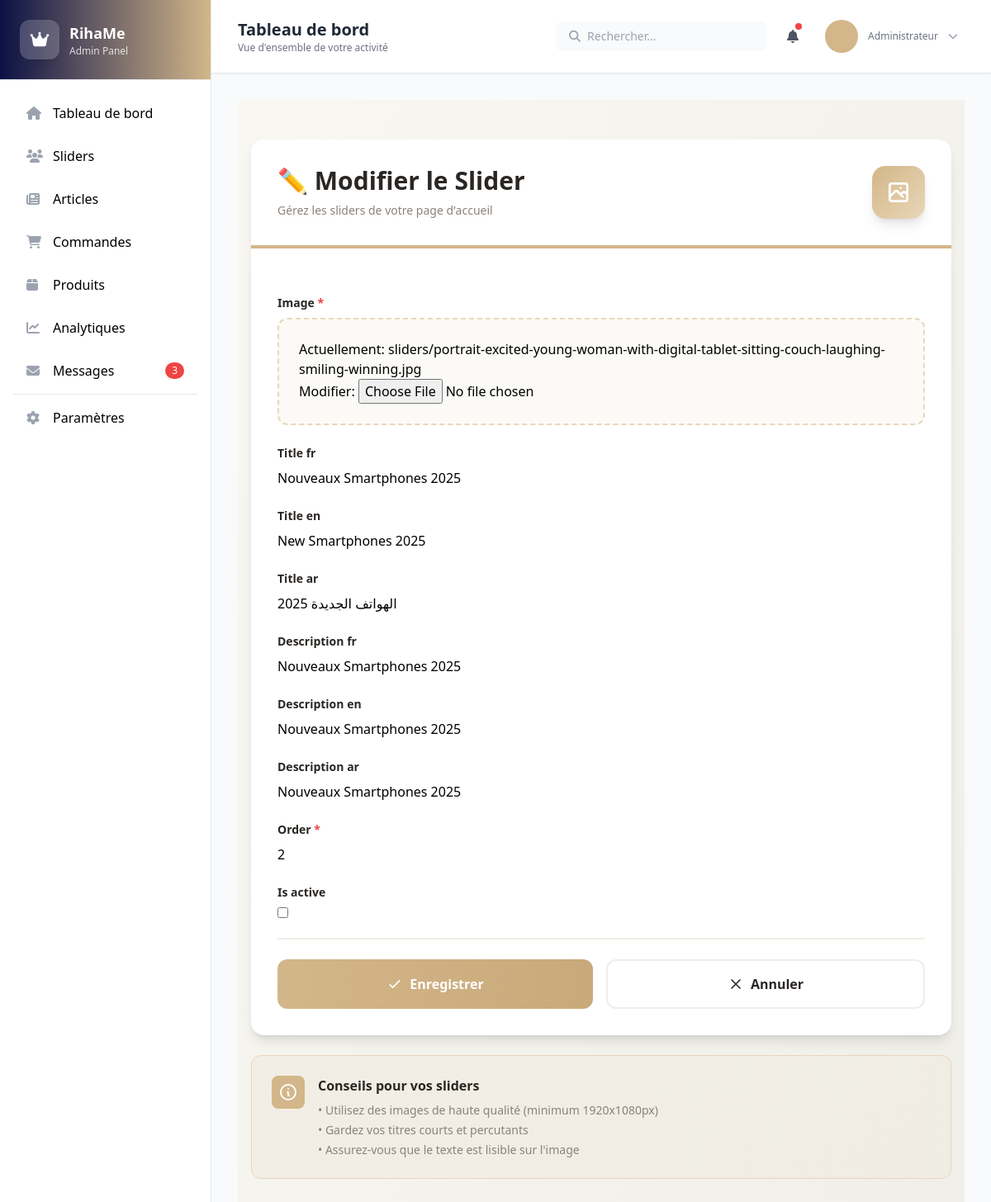
Screenshot of /fr/adminpanel/sliders/2/edit/ with the database file from the repository.
### adminpanel/models.py (models this page shows, shortened)
class Slider(models.Model):
    image = models.ImageField(upload_to='sliders/')
    title_fr = models.CharField(max_length=255, blank=True, null=True)
    title_en = models.CharField(max_length=255, blank=True, null=True)
    title_ar = models.CharField(max_length=255, blank=True, null=True)
    description_fr = RichTextUploadingField(blank=True, null=True)
    description_en = RichTextUploadingField(blank=True, null=True)
    description_ar = RichTextUploadingField(blank=True, null=True)
    order = models.PositiveIntegerField(default=0)
    is_active = models.BooleanField(default=True)
    created_at = models.DateTimeField(auto_now_add=True)

### adminpanel/views.py (the view)
# urls.py: path("sliders/<int:pk>/edit/", views.slider_edit, name="slider_edit"),
def slider_edit(request, pk):
    slider = get_object_or_404(Slider, pk=pk)
    form = SliderForm(request.POST or None, request.FILES or None, instance=slider)
    if form.is_valid():
        form.save()
        return redirect("adminpanel:slider_list")
    return render(request, "adminpanel/sliders/slider_form.html", {"form": form, "slider": slider})

### adminpanel/forms.py
class SliderForm(forms.ModelForm):
    description_fr = forms.CharField(widget=CKEditorUploadingWidget(), required=False)
    description_en = forms.CharField(widget=CKEditorUploadingWidget(), required=False)
    description_ar = forms.CharField(widget=CKEditorUploadingWidget(), required=False)
    class Meta:
        model = Slider
        fields = [
            'image',
            'title_fr', 'title_en', 'title_ar',
            'description_fr', 'description_en', 'description_ar',
            'order', 'is_active'
        ]

### store/context_processors.py (called while the page is built)
def language_code(request):
    return {
        'LANGUAGE_CODE': get_language()
    }

### adminpanel/templates/adminpanel/sliders/slider_form.html (shortened to what this page needs)
{% extends 'adminpanel/base.html' %}
{% load i18n %}
{% block content %}
<div class="min-h-screen bg-gradient-to-br from-[#F8F7F2] to-[#EFEDE7] py-12 px-4">
    <div class="max-w-4xl mx-auto">
        <div class="bg-white rounded-t-2xl shadow-lg border-b-4 border-[#D3B689] p-8">
            <div class="flex items-center justify-between">
                <div>
                    <h1 class="text-3xl font-bold text-[#2A2623] mb-2">
                        {% if slider %}
                            <span class="text-[#D3B689]">✏️</span> {% trans "Modifier le Slider" %}
                        {% else %}
                            <span class="text-[#D3B689]">➕</span> {% trans "Nouveau Slider" %}
                        {% endif %}
                    </h1>
                    <p class="text-[#8A837B] text-sm">
                        {% trans "Gérez les sliders de votre page d'accueil" %}
                    </p>
                </div>
                <div class="hidden md:block">
                    <div class="w-16 h-16 bg-gradient-to-br from-[#D3B689] to-[#E8D7B8] rounded-2xl flex items-center justify-center shadow-lg">
                    </div>
                </div>
            </div>
        </div>
        <div class="bg-white rounded-b-2xl shadow-lg p-8">
            <form method="post" enctype="multipart/form-data" class="space-y-6">
                <div class="space-y-6">
                    {% for field in form %}
                    <div class="form-group">
                        <label for="{{ field.id_for_label }}" class="block text-sm font-semibold text-[#2A2623] mb-2">
                            {{ field.label }}
                            {% if field.field.required %}
                                <span class="text-red-500">*</span>
                            {% endif %}
                        </label>
                        {% if field.name == 'is_active' %}
                            <div class="flex items-center">
                                {{ field }}
                            </div>
                        {% elif 'image' in field.name or 'file' in field.name %}
                            <div class="border-2 border-dashed border-[#E8D7B8] rounded-xl p-6 bg-[#FBFAF7] hover:border-[#D3B689] transition-colors">
                                {{ field }}
                            </div>
                        {% elif 'description' in field.name or 'content' in field.name or 'text' in field.name %}
                            {{ field }}
                        {% else %}
                            {{ field }}
                        {% endif %}
                    </div>
                    {% endfor %}
                </div>
                <div class="flex flex-col sm:flex-row gap-4 pt-6 border-t-2 border-[#EFEDE7]">
                    <button
                        type="submit"
                        class="flex-1 bg-gradient-to-r from-[#D3B689] to-[#C9A97A] text-white font-semibold px-8 py-4 rounded-xl hover:shadow-lg transform hover:-translate-y-0.5 transition-all duration-200 flex items-center justify-center gap-2"
                    >
                        <svg class="w-5 h-5" fill="none" stroke="currentColor" viewBox="0 0 24 24">
                            <path stroke-linecap="round" stroke-linejoin="round" stroke-width="2" d="M5 13l4 4L19 7" />
                        </svg>
                        {% trans "Enregistrer" %}
                    </button>
                    <a
                        href="{% url 'adminpanel:slider_list' %}"
                        class="flex-1 bg-white border-2 border-[#EFEDE7] text-[#2A2623] font-semibold px-8 py-4 rounded-xl hover:bg-[#FBFAF7] hover:border-[#D3B689] transition-all duration-200 flex items-center justify-center gap-2"
                    >
                        <svg class="w-5 h-5" fill="none" stroke="currentColor" viewBox="0 0 24 24">
                            <path stroke-linecap="round" stroke-linejoin="round" stroke-width="2" d="M6 18L18 6M6 6l12 12" />
                        </svg>
                        {% trans "Annuler" %}
                    </a>
                </div>
            </form>
        </div>
        <div class="mt-6 bg-gradient-to-r from-[#D3B689]/10 to-[#E8D7B8]/10 rounded-xl p-6 border border-[#E8D7B8]">
            <div class="flex items-start gap-4">
                <div class="flex-shrink-0 w-10 h-10 bg-[#D3B689] rounded-lg flex items-center justify-center">
                    <svg class="w-6 h-6 text-white" fill="none" stroke="currentColor" viewBox="0 0 24 24">
                        <path stroke-linecap="round" stroke-linejoin="round" stroke-width="2" d="M13 16h-1v-4h-1m1-4h.01M21 12a9 9 0 11-18 0 9 9 0 0118 0z" />
                    </svg>
                </div>
                <div>
                    <h3 class="font-semibold text-[#2A2623] mb-2">{% trans "Conseils pour vos sliders" %}</h3>
                    <ul class="text-sm text-[#8A837B] space-y-1">
                        <li>• {% trans "Utilisez des images de haute qualité (minimum 1920x1080px)" %}</li>
                        <li>• {% trans "Gardez vos titres courts et percutants" %}</li>
                        <li>• {% trans "Assurez-vous que le texte est lisible sur l'image" %}</li>
                    </ul>
                </div>
            </div>
        </div>
    </div>
</div>
{% endblock %}

### adminpanel/templates/adminpanel/base.html (shortened to what this page needs)
{% load i18n static %}
<!doctype html>
{% get_current_language as LANGUAGE_CODE %}
<html lang="{{ LANGUAGE_CODE }}" dir="{% if LANGUAGE_CODE == 'ar' %}rtl{% else %}ltr{% endif %}">
<head>
<script src="https://cdn.tailwindcss.com"></script>
<link rel="stylesheet" href="https://cdnjs.cloudflare.com/ajax/libs/font-awesome/6.4.0/css/all.min.css">
</head>
<body class="min-h-screen bg-gray-50">
<div class="flex min-h-screen">
  {% include 'adminpanel/sidebar.html' %}
  <div class="flex-1 flex flex-col min-h-screen">
    {% include 'adminpanel/header.html' %}
    <main class="flex-1 p-4 md:p-6 lg:p-8">
      {% block content %}{% endblock %}
    </main>
  </div>
</div>
</body>
</html>

### adminpanel/templates/adminpanel/sidebar.html (shortened to what this page needs)
{% load i18n static %}
<aside id="sidebar" class="w-64 bg-white border-r min-h-screen fixed md:sticky top-0 z-40 transform -translate-x-full md:translate-x-0 transition-transform duration-300">
  <div class="p-6 border-b bg-gradient-to-r from-[var(--dark)] to-[var(--accent)]">
    <a href="{% url 'adminpanel:dashboard' %}" class="flex items-center gap-3 text-white">
      <div class="w-12 h-12 rounded-xl bg-white/20 backdrop-blur-sm flex items-center justify-center text-white font-bold text-xl shadow-lg">
        <i class="fas fa-crown"></i>
      </div>
      <div>
        <div class="font-bold text-lg">{% trans "RihaMe" %}</div>
        <div class="text-xs opacity-80">{% trans "Admin Panel" %}</div>
      </div>
    </a>
  </div>
  <nav class="p-4 space-y-1 overflow-y-auto" style="max-height: calc(100vh - 240px);">
    <a href="{% url 'adminpanel:dashboard' %}" class="nav-item flex items-center gap-3 px-4 py-3 rounded-lg hover:bg-gray-50 group">
      <i class="fas fa-home text-gray-400 group-hover:text-[var(--accent)] w-5"></i>
      <span>{% trans "Tableau de bord" %}</span>
    </a>
    <a href="{% url 'adminpanel:slider_list' %}" class="nav-item flex items-center gap-3 px-4 py-3 rounded-lg hover:bg-gray-50 group">
      <i class="fas fa-users text-gray-400 group-hover:text-[var(--accent)] w-5"></i>
      <span>{% trans "Sliders" %}</span>
    </a>
    <a href="#" class="nav-item flex items-center gap-3 px-4 py-3 rounded-lg hover:bg-gray-50 group">
      <i class="fas fa-newspaper text-gray-400 group-hover:text-[var(--accent)] w-5"></i>
      <span>{% trans "Articles" %}</span>
    </a>
    <a href="#" class="nav-item flex items-center gap-3 px-4 py-3 rounded-lg hover:bg-gray-50 group">
      <i class="fas fa-shopping-cart text-gray-400 group-hover:text-[var(--accent)] w-5"></i>
      <span>{% trans "Commandes" %}</span>
    </a>
    <a href="#" class="nav-item flex items-center gap-3 px-4 py-3 rounded-lg hover:bg-gray-50 group">
      <i class="fas fa-box text-gray-400 group-hover:text-[var(--accent)] w-5"></i>
      <span>{% trans "Produits" %}</span>
    </a>
    <a href="#" class="nav-item flex items-center gap-3 px-4 py-3 rounded-lg hover:bg-gray-50 group">
      <i class="fas fa-chart-line text-gray-400 group-hover:text-[var(--accent)] w-5"></i>
      <span>{% trans "Analytiques" %}</span>
    </a>
    <a href="#" class="nav-item flex items-center gap-3 px-4 py-3 rounded-lg hover:bg-gray-50 group relative">
      <i class="fas fa-envelope text-gray-400 group-hover:text-[var(--accent)] w-5"></i>
      <span>{% trans "Messages" %}</span>
      <span class="ml-auto bg-red-500 text-white text-xs px-2 py-0.5 rounded-full">3</span>
    </a>
    <div class="border-t my-4"></div>
    <a href="#" class="nav-item flex items-center gap-3 px-4 py-3 rounded-lg hover:bg-gray-50 group">
      <i class="fas fa-cog text-gray-400 group-hover:text-[var(--accent)] w-5"></i>
      <span>{% trans "Paramètres" %}</span>
    </a>
  </nav>
</aside>

### adminpanel/templates/adminpanel/header.html (shortened to what this page needs)
{% load i18n %}
<header class="sticky top-0 z-20 bg-white border-b shadow-sm">
  <div class="flex items-center justify-between p-4 lg:px-8">
    <div class="flex items-center gap-4">
      <div>
        <h1 class="text-lg md:text-xl font-bold text-gray-800">
          {% block header_title %}{% trans "Tableau de bord" %}{% endblock %}
        </h1>
        <p class="text-xs text-gray-500 hidden sm:block">{% trans "Vue d'ensemble de votre activité" %}</p>
      </div>
    </div>
    <div class="flex items-center gap-2 md:gap-4">
      <div class="hidden lg:flex items-center gap-2 bg-gray-50 rounded-lg px-4 py-2 w-64">
        <i class="fas fa-search text-gray-400 text-sm"></i>
        <input type="text" placeholder="{% trans 'Rechercher...' %}" class="bg-transparent text-sm w-full focus:outline-none">
      </div>
      <button class="relative p-2 rounded-lg hover:bg-gray-100">
        <i class="fas fa-bell text-gray-600"></i>
        <span class="absolute top-1 right-1 w-2 h-2 bg-red-500 rounded-full"></span>
      </button>
      <div class="relative group">
        <button class="flex items-center gap-2 md:gap-3 p-2 rounded-lg hover:bg-gray-100">
          <div class="w-8 h-8 md:w-10 md:h-10 rounded-full accent-bg flex items-center justify-center text-white font-semibold text-sm">
          </div>
          <div class="hidden md:block text-left">
            <div class="text-xs text-gray-500">{% trans "Administrateur" %}</div>
          </div>
          <i class="fas fa-chevron-down text-xs text-gray-400 hidden md:block"></i>
        </button>
      </div>
    </div>
  </div>
</header>

### adminpanel/templates/adminpanel/base.html (style rules this page uses)
:root { --accent: #d3b689; --beige: #f5f0e6; --dark: #0b1145; }
.accent-bg { background-color: var(--accent); }
* { transition: all 0.3s ease; }

### adminpanel/templates/adminpanel/sliders/slider_form.html (style rules this page uses)
input[type="text"], input[type="email"], input[type="url"], input[type="number"], select { @apply w-full px-4 py-3 border-2 border-[#EFEDE7] rounded-xl focus:ring-2 focus:ring-[#D3B689] focus:border-transparent outline-none transition-all bg-[#FBFAF7] text-[#2A2623]; }
input[type="file"] { @apply w-full text-sm text-[#8A837B] file:mr-4 file:py-2 file:px-4 file:rounded-lg file:border-0 file:text-sm file:font-semibold file:bg-[#D3B689] file:text-white hover:file:bg-[#C9A97A] file:cursor-pointer cursor-pointer; }
input[type="checkbox"] { @apply w-5 h-5 text-[#D3B689] border-2 border-[#EFEDE7] rounded focus:ring-2 focus:ring-[#D3B689] cursor-pointer; }

### rows the page displays
Slider: form "Nouveaux Smartphones 2025" "New Smartphones 2025" "الهواتف الجديدة 2025" "2", form "Nouveaux Smartphones 2025" "Nouveaux Smartphones 2025" "Nouveaux Smartphones 2025"

### other values shown
{{ field.label }} "Image" "Title fr" "Title en" "Title ar" "Description fr" "Description en" "Description ar" "Order" "Is active"
